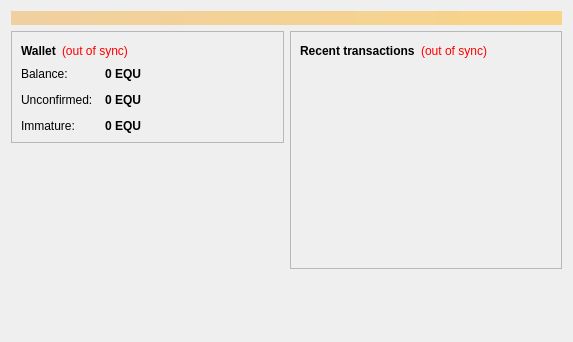
<?xml version="1.0" encoding="UTF-8"?>
<ui version="4.0">
 <class>OverviewPage</class>
 <widget class="QWidget" name="OverviewPage">
  <property name="geometry">
   <rect>
    <x>0</x>
    <y>0</y>
    <width>573</width>
    <height>342</height>
   </rect>
  </property>
  <property name="windowTitle">
   <string>Form</string>
  </property>
  <layout class="QVBoxLayout" name="topLayout">
   <item>
    <widget class="QLabel" name="labelAlerts">
     <property name="visible">
      <bool>false</bool>
     </property>
     <property name="styleSheet">
      <string notr="true">background-color: qlineargradient(x1: 0, y1: 0, x2: 1, y2: 0, stop:0 #F0D0A0, stop:1 #F8D488); color:#000000;</string>
     </property>
     <property name="wordWrap">
      <bool>true</bool>
     </property>
     <property name="margin">
      <number>3</number>
     </property>
    </widget>
   </item>
   <item>
    <layout class="QHBoxLayout" name="horizontalLayout" stretch="1,1">
     <item>
      <layout class="QVBoxLayout" name="verticalLayout_2">
       <item>
        <widget class="QFrame" name="frame">
         <property name="frameShape">
          <enum>QFrame::StyledPanel</enum>
         </property>
         <property name="frameShadow">
          <enum>QFrame::Raised</enum>
         </property>
         <layout class="QVBoxLayout" name="verticalLayout_4">
          <item>
           <layout class="QHBoxLayout" name="horizontalLayout_4">
            <item>
             <widget class="QLabel" name="label_5">
              <property name="font">
               <font>
                <weight>75</weight>
                <bold>true</bold>
               </font>
              </property>
              <property name="text">
               <string>Wallet</string>
              </property>
             </widget>
            </item>
            <item>
             <widget class="QLabel" name="labelWalletStatus">
              <property name="toolTip">
               <string>The displayed information may be out of date. Your wallet automatically synchronizes with the Equicoin network after a connection is established, but this process has not completed yet.</string>
              </property>
              <property name="styleSheet">
               <string notr="true">QLabel { color: red; }</string>
              </property>
              <property name="text">
               <string notr="true">(out of sync)</string>
              </property>
              <property name="alignment">
               <set>Qt::AlignLeading|Qt::AlignLeft|Qt::AlignVCenter</set>
              </property>
             </widget>
            </item>
            <item>
             <spacer name="horizontalSpacer_2">
              <property name="orientation">
               <enum>Qt::Horizontal</enum>
              </property>
              <property name="sizeHint" stdset="0">
               <size>
                <width>40</width>
                <height>20</height>
               </size>
              </property>
             </spacer>
            </item>
           </layout>
          </item>
          <item>
           <layout class="QFormLayout" name="formLayout_2">
            <property name="fieldGrowthPolicy">
             <enum>QFormLayout::AllNonFixedFieldsGrow</enum>
            </property>
            <property name="horizontalSpacing">
             <number>12</number>
            </property>
            <property name="verticalSpacing">
             <number>12</number>
            </property>
            <item row="0" column="0">
             <widget class="QLabel" name="label">
              <property name="text">
               <string>Balance:</string>
              </property>
             </widget>
            </item>
            <item row="0" column="1">
             <widget class="QLabel" name="labelBalance">
              <property name="font">
               <font>
                <weight>75</weight>
                <bold>true</bold>
               </font>
              </property>
              <property name="cursor">
               <cursorShape>IBeamCursor</cursorShape>
              </property>
              <property name="toolTip">
               <string>Your current balance</string>
              </property>
              <property name="text">
               <string notr="true">0 EQU</string>
              </property>
              <property name="textInteractionFlags">
               <set>Qt::LinksAccessibleByMouse|Qt::TextSelectableByKeyboard|Qt::TextSelectableByMouse</set>
              </property>
             </widget>
            </item>
            <item row="1" column="0">
             <widget class="QLabel" name="label_3">
              <property name="text">
               <string>Unconfirmed:</string>
              </property>
             </widget>
            </item>
            <item row="1" column="1">
             <widget class="QLabel" name="labelUnconfirmed">
              <property name="font">
               <font>
                <weight>75</weight>
                <bold>true</bold>
               </font>
              </property>
              <property name="cursor">
               <cursorShape>IBeamCursor</cursorShape>
              </property>
              <property name="toolTip">
               <string>Total of transactions that have yet to be confirmed, and do not yet count toward the current balance</string>
              </property>
              <property name="text">
               <string notr="true">0 EQU</string>
              </property>
              <property name="textInteractionFlags">
               <set>Qt::LinksAccessibleByMouse|Qt::TextSelectableByKeyboard|Qt::TextSelectableByMouse</set>
              </property>
             </widget>
            </item>
            <item row="2" column="0">
             <widget class="QLabel" name="labelImmatureText">
              <property name="text">
               <string>Immature:</string>
              </property>
             </widget>
            </item>
            <item row="2" column="1">
             <widget class="QLabel" name="labelImmature">
              <property name="font">
               <font>
                <weight>75</weight>
                <bold>true</bold>
               </font>
              </property>
              <property name="toolTip">
               <string>Mined balance that has not yet matured</string>
              </property>
              <property name="text">
               <string notr="true">0 EQU</string>
              </property>
              <property name="textInteractionFlags">
               <set>Qt::LinksAccessibleByMouse|Qt::TextSelectableByKeyboard|Qt::TextSelectableByMouse</set>
              </property>
             </widget>
            </item>
           </layout>
          </item>
         </layout>
        </widget>
       </item>
       <item>
        <spacer name="verticalSpacer">
         <property name="orientation">
          <enum>Qt::Vertical</enum>
         </property>
         <property name="sizeHint" stdset="0">
          <size>
           <width>20</width>
           <height>40</height>
          </size>
         </property>
        </spacer>
       </item>
      </layout>
     </item>
     <item>
      <layout class="QVBoxLayout" name="verticalLayout_3">
       <item>
        <widget class="QFrame" name="frame_2">
         <property name="frameShape">
          <enum>QFrame::StyledPanel</enum>
         </property>
         <property name="frameShadow">
          <enum>QFrame::Raised</enum>
         </property>
         <layout class="QVBoxLayout" name="verticalLayout">
          <item>
           <layout class="QHBoxLayout" name="horizontalLayout_2">
            <item>
             <widget class="QLabel" name="label_4">
              <property name="text">
               <string>&lt;b&gt;Recent transactions&lt;/b&gt;</string>
              </property>
             </widget>
            </item>
            <item>
             <widget class="QLabel" name="labelTransactionsStatus">
              <property name="toolTip">
               <string>The displayed information may be out of date. Your wallet automatically synchronizes with the Equicoin network after a connection is established, but this process has not completed yet.</string>
              </property>
              <property name="styleSheet">
               <string notr="true">QLabel { color: red; }</string>
              </property>
              <property name="text">
               <string notr="true">(out of sync)</string>
              </property>
              <property name="alignment">
               <set>Qt::AlignRight|Qt::AlignTrailing|Qt::AlignVCenter</set>
              </property>
             </widget>
            </item>
            <item>
             <spacer name="horizontalSpacer">
              <property name="orientation">
               <enum>Qt::Horizontal</enum>
              </property>
              <property name="sizeHint" stdset="0">
               <size>
                <width>40</width>
                <height>20</height>
               </size>
              </property>
             </spacer>
            </item>
           </layout>
          </item>
          <item>
           <widget class="QListView" name="listTransactions">
            <property name="styleSheet">
             <string notr="true">QListView { background: transparent; }</string>
            </property>
            <property name="frameShape">
             <enum>QFrame::NoFrame</enum>
            </property>
            <property name="verticalScrollBarPolicy">
             <enum>Qt::ScrollBarAlwaysOff</enum>
            </property>
            <property name="horizontalScrollBarPolicy">
             <enum>Qt::ScrollBarAlwaysOff</enum>
            </property>
            <property name="selectionMode">
             <enum>QAbstractItemView::NoSelection</enum>
            </property>
           </widget>
          </item>
         </layout>
        </widget>
       </item>
       <item>
        <spacer name="verticalSpacer_2">
         <property name="orientation">
          <enum>Qt::Vertical</enum>
         </property>
         <property name="sizeHint" stdset="0">
          <size>
           <width>20</width>
           <height>40</height>
          </size>
         </property>
        </spacer>
       </item>
      </layout>
     </item>
    </layout>
   </item>
  </layout>
 </widget>
 <resources/>
 <connections/>
</ui>
